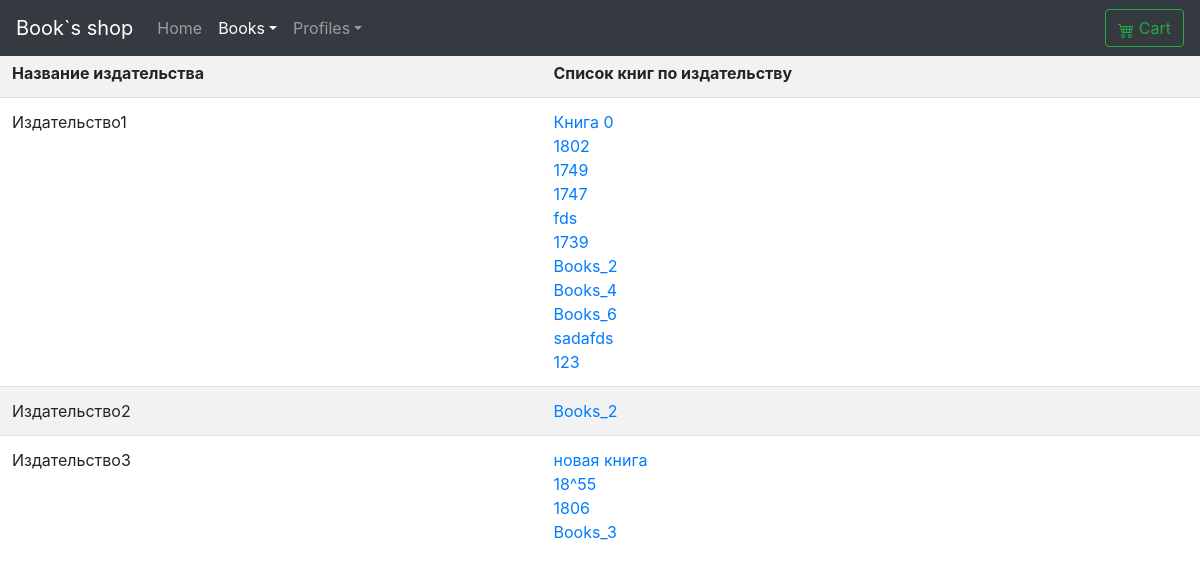
The app's page /books/publisher_list, older data.
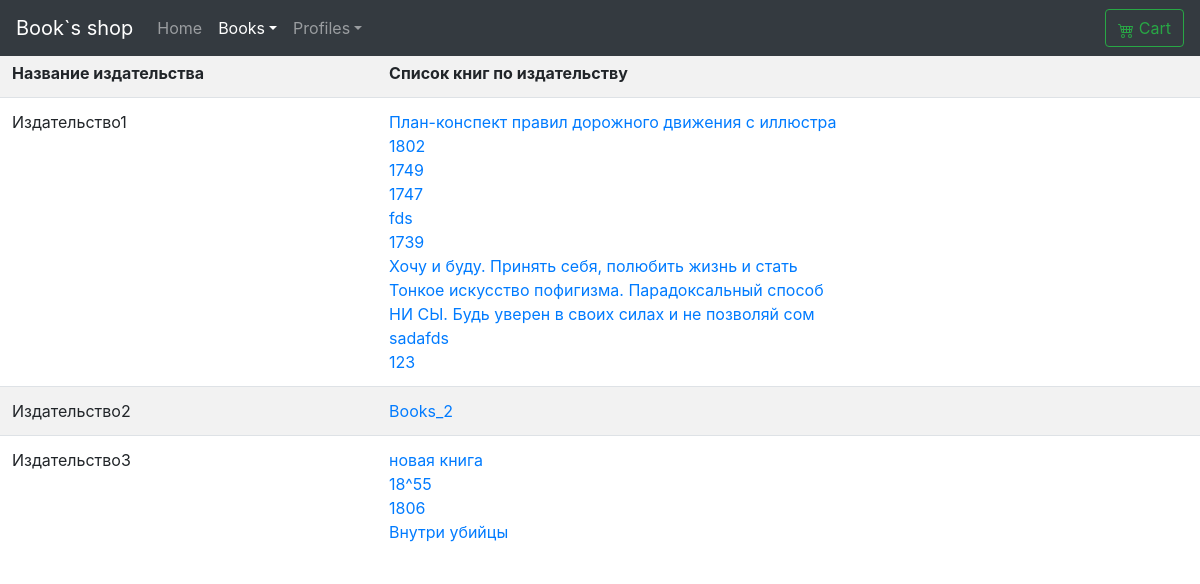
The same page, newer data.
### books/models.py (models this page shows)
class Books(models.Model):
    name=models.CharField(
        verbose_name="Имя книги",
        max_length=100
    )
    description = models.TextField(
        verbose_name='Описание книги',
        null=True,
        blank=True
    )
    picture=models.ImageField(
        verbose_name="Фото обложки",
        upload_to="books-pic",
        null=True,
        blank=True,
        default="books-pic/default.jpg"
    )
    price=models.DecimalField(
        verbose_name="Цена",
        max_digits=5,
        decimal_places=2,
        default=00.00
    )
    author=models.ManyToManyField(
        'Author',
        verbose_name="Автор",
        related_name="books_author"
    )
    series=models.ManyToManyField(
        'Series',
        verbose_name="Серия",
        related_name="series_books",
        null=True,
        blank=True,
    )
    genre=models.ManyToManyField(
        'Genre',
        verbose_name="Жанр",
        related_name="genre_books"
    )
    publishing_year=models.PositiveSmallIntegerField (
        verbose_name="Год издания",
        default=2020
    )
    count_page=models.IntegerField(
        verbose_name="Кол-во страниц",
        default=100
    )
    binging=models.ForeignKey(
        'Binging',
        verbose_name="Переплёт",
        on_delete=models.PROTECT,
        default=1
    )
    format_book=models.CharField(
        verbose_name="Формат",
        default="99x99",
        max_length=15
    )
    isbn=models.CharField(
        verbose_name="ISBN",
        default="999-1-88877-6",
        max_length=15
    )
    weight=models.PositiveSmallIntegerField(
        verbose_name="Вес(гр.)",
        default="100"
    )
    age_limit=models.CharField(
        verbose_name="Ограничение по возрасту",
        default="6+",
        max_length=3
    )
    publisher=models.ManyToManyField(
        'Publisher',
        verbose_name="Издательство",
        related_name="publisher_books"
    )
    count_book=models.IntegerField(
        verbose_name="Ко-во книг в наличии",
        default=10
    )
    availability=models.BooleanField(
        verbose_name="Наличие книги",
        default=True
    )
    rating=models.FloatField(
        verbose_name="Рейтинг",
        validators=[MinValueValidator(0), MaxValueValidator(10)],
        default=9
    )
    create=models.DateField(
        verbose_name="Дата внесения в каталог",
        auto_now=False,
        auto_now_add=True
    )
    update=models.DateField(
        verbose_name="Дата последнего изменения",
        auto_now=True,
        auto_now_add=False
    )
    user=models.ForeignKey(
        User,
        on_delete=models.PROTECT,
        default=2
    )
    def __str__(self):
        return f"{self.name}"

### books/views.py (the view)
# urls.py: path('publisher_list', views.PublisherList.as_view(),name='publisher_list'),
class PublisherList(ListView):
    model=Publisher
    template_name='publisher/p_list.html'

### books/templates/publisher/p_list.html (shortened to what this page needs)
{% extends "base.html" %}
{% load crispy_forms_tags %}
{%load my_tags %}
        {% block books_active %}
          <a class="nav-link dropdown-toggle active" href="{% url 'CRUDL_books:list' %}" id="dropdown01" data-toggle="dropdown" aria-haspopup="true" aria-expanded="true">Books</a>
          {% endblock books_active %}
    {% block main %}
        <table class="table table-striped" width="100%" >
                <tr>
                    <th>Название издательства</th><th>Список книг по издательству</th>
                </tr>
            {% for genre in object_list %}
                <tr>
                    <td>{{genre.name}}</td>
                    <td>
                    {% for books in genre.publisher_books.all %}
                        <a href="{% url 'CRUDL_books:detail' books.pk %}">{{books}}</a> <br>
                    {%endfor%}
                    </td>
                </tr>
        {% endfor %}
        </table>
{% endblock main %}

Row changes from the older to the newer data that the page shows:
changed Books: name "Книга 0" → "План-конспект правил дорожного движения с иллюстра"
changed Books: name "Books_2" → "Хочу и буду. Принять себя, полюбить жизнь и стать"
changed Books: name "Books_4" → "Тонкое искусство пофигизма. Парадоксальный способ"
changed Books: name "Books_6" → "НИ СЫ. Будь уверен в своих силах и не позволяй сом"
changed Books: name "Books_3" → "Внутри убийцы"
